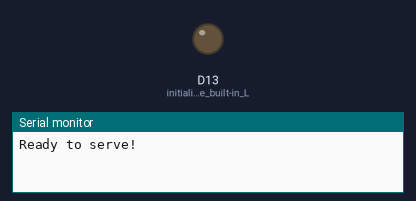
The sketch below on a simulated Arduino Nano 33 IoT. Parts: output pins drawn as LEDs (lit = HIGH), the last lines printed to the serial monitor. Nothing arrives over Bluetooth unless stated; a phone connects over Bluetooth LE 3 s after start.

Above: at 0.1 s.
At 3.1 s:
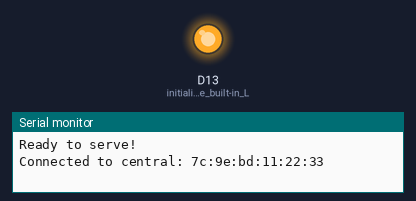
Timing chart, 0 to 4.6 s (numbered marks = the images above):
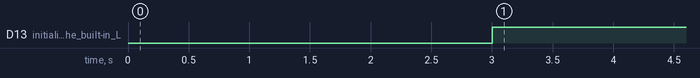

The sketch:

BLE_33_BT_msgTesting.ino
```cpp
#include <ArduinoBLE.h>

// randomly generated UUIDs
const char * serviceUUID = "5ac1d00e-1ce6-4e53-b904-0822cd136d05";
const char * characteristicUUID = "43ada7f1-7ec0-4e14-a4af-920859b5a9e5";
const char * myName = "DataProvider";

const int payloadSize = 15;         // max payload size for BLE
char payload[payloadSize] = "";     // start with empty string

BLEService dataService(serviceUUID);
BLECharacteristic dataCharacteristic(characteristicUUID, BLERead | BLENotify, payloadSize + 1); // remote clients will be able to get notifications if this characteristic changes

void setup() {
  pinMode(LED_BUILTIN, OUTPUT); // initialize the built-in LED pin to indicate when a central is connected

  Serial.begin(115200); while (!Serial);

  if (!BLE.begin()) {
    Serial.println(F("starting BLE failed!"));
    while (true) yield();
  }

  dataCharacteristic.writeValue((const char*) payload, strlen(payload));   // set the initial value for the characeristic
  dataService.addCharacteristic(dataCharacteristic);    // add the characteristic to the service

  BLE.setLocalName(myName);                             // set advertised local name
  BLE.addService(dataService);                          // Add the data service
  BLE.setAdvertisedService(dataService);                // set advertised service UUID
  BLE.advertise();                                      // start advertising
  Serial.println(F("Ready to serve!"));
}

void loop() {
  static uint32_t previousMillis = 0;

  BLEDevice central = BLE.central();
  if (central) {
    digitalWrite(LED_BUILTIN, HIGH);
    Serial.print("Connected to central: "); Serial.println(central.address());

    while (central.connected()) {
      uint32_t currentMillis = millis();
      if (currentMillis - previousMillis >= 10) { // update every 10ms
        snprintf(payload, payloadSize, "%6.2f s", millis() / 1000.0);
        dataCharacteristic.writeValue((const char*) payload, strlen(payload));
        previousMillis = currentMillis;
      }
    }
    // when the central disconnects, turn off the LED:
    digitalWrite(LED_BUILTIN, LOW);
    Serial.println("Disconnected from central");
  }
}
```

Measured:
- by itself, D13 (initialize_the_built-in_L): LOW → HIGH at 3.0 s
